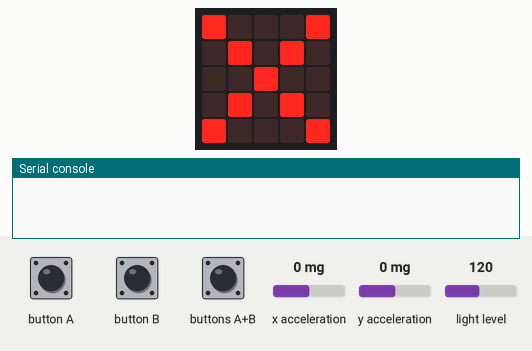
A program run on a simulated BBC micro:bit (MakeCode). On the bench: the board's 5×5 LED display, the last lines printed to the serial console. Inputs (shaded band) come from the test bench; at power-on: x acceleration 0 mg, y acceleration 0 mg, light level 120. Data-log rows are listed on the console.

Above: at 1.8 s.
1.9 s: button A pressed for 0.15 s
At 2.4 s:
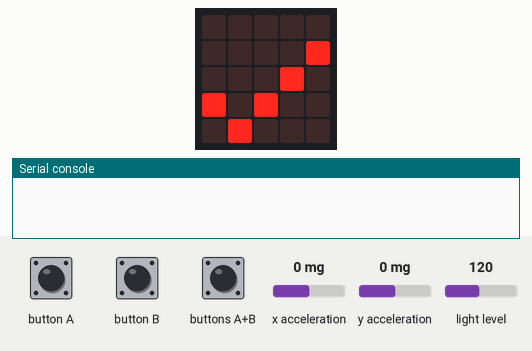
3.5 s: buttons A+B pressed for 0.15 s
At 4.8 s:
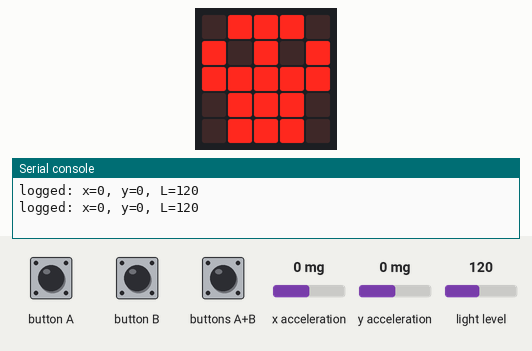
5.1 s: button B pressed for 0.15 s
At 6.0 s:
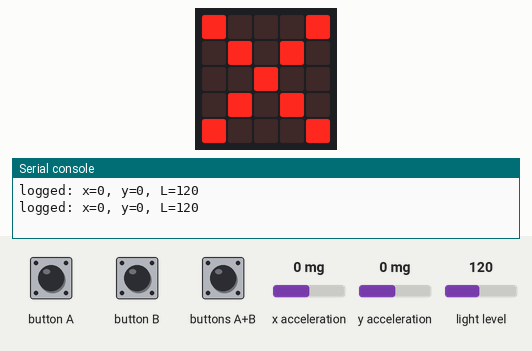
6.7 s: buttons A+B pressed for 1 s
At 8.5 s:
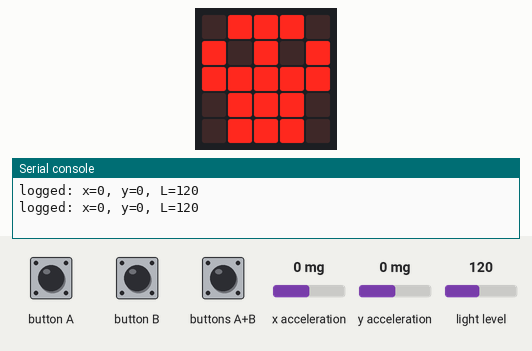
Timing chart, 0 to 10.0 s (numbered marks = the images above; inputs shaded):
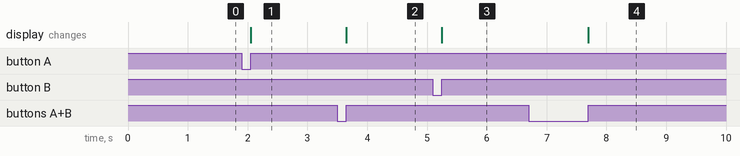

The program:

main.ts
```typescript
datalogger.onLogFull(function () {
    logging = false
    basic.showLeds(`
        # # # # #
        # # # # #
        # # # # #
        # # # # #
        # # # # #
        `)
})
input.onButtonPressed(Button.A, function () {
    logging = true
    basic.showIcon(IconNames.Yes)
})
input.onButtonPressed(Button.AB, function () {
    logging = false
    basic.showIcon(IconNames.Skull)
    datalogger.deleteLog()
    datalogger.setColumnTitles(
    "x",
    "y",
    "L"
    )
})
input.onButtonPressed(Button.B, function () {
    logging = false
    basic.showIcon(IconNames.No)
})
let L = 0
let y = 0
let x = 0
let logging = false
logging = false
basic.showIcon(IconNames.No)
datalogger.setColumnTitles(
"x",
"y",
"L"
)
loops.everyInterval(1000, function () {
    if (logging) {
        x = input.acceleration(Dimension.X)
        y = input.acceleration(Dimension.Y)
        L = input.lightLevel()
        datalogger.log(
        datalogger.createCV("x", x),
        datalogger.createCV("y", y),
        datalogger.createCV("L", L)
        )
    }
})
```

test.ts
```typescript
// aquí va el archivo "tests"; esto no se compilará cuando este paquete se utilice como una extensión.
```

Measured:
- after the input at 1.9 s, the display: changes after 0.15 s (image 1)
- after the input at 3.5 s, the display: changes after 0.15 s (image 2)
- after the input at 5.1 s, the display: changes after 0.15 s (image 3)
- after the input at 6.7 s, the display: changes after 1.0 s (image 4)
